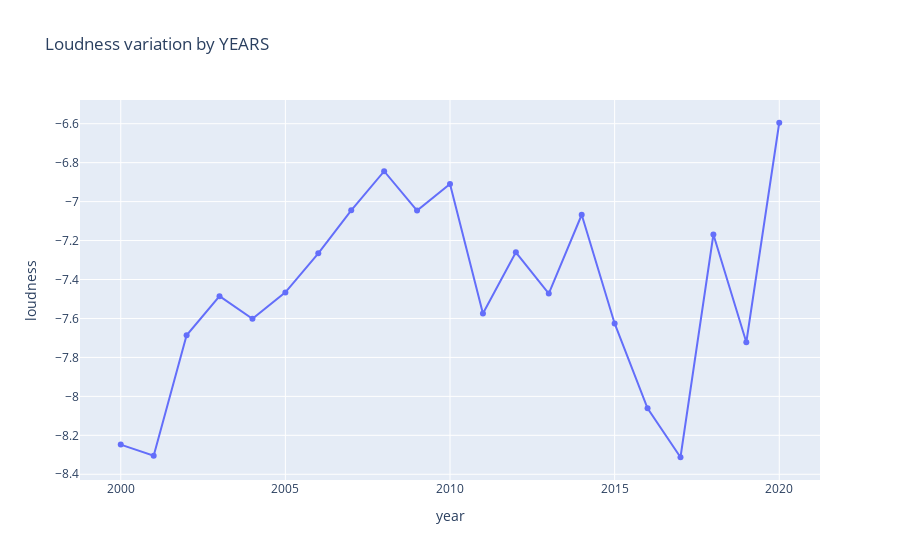

Write notebook code for a chart like this one.
### Code cell
# changing dataset toPandas
fig = px.line(data_year_2000.toPandas(), x='year', y='loudness', markers=True,
              title='Loudness variation by YEARS').show()

### Figure 1 — Plotly figure (JSON) as saved in the notebook; plotly's stock layout.template omitted (floating-point values rounded to 4 significant figures)
{"data": [{"hovertemplate": "year=%{x}<br>loudness=%{y}<extra></extra>", "legendgroup": "", "line": {"color": "#636efa", "dash": "solid"}, "marker": {"symbol": "circle"}, "mode": "lines+markers", "name": "", "orientation": "v", "showlegend": false, "type": "scatter", "x": [2000, 2001, 2002, 2003, 2004, 2005, 2006, 2007, 2008, 2009, 2010, 2011, 2012, 2013, 2014, 2015, 2016, 2017, 2018, 2019, 2020], "xaxis": "x", "y": [-8.248, -8.305, -7.687, -7.486, -7.602, -7.466, -7.266, -7.045, -6.844, -7.046, -6.91, -7.575, -7.261, -7.472, -7.067, -7.626, -8.061, -8.313, -7.169, -7.722, -6.595], "yaxis": "y"}], "layout": {"legend": {"tracegroupgap": 0}, "title": {"text": "Loudness variation by YEARS"}, "xaxis": {"anchor": "y", "domain": [0, 1], "title": {"text": "year"}}, "yaxis": {"anchor": "x", "domain": [0, 1], "title": {"text": "loudness"}}}}
